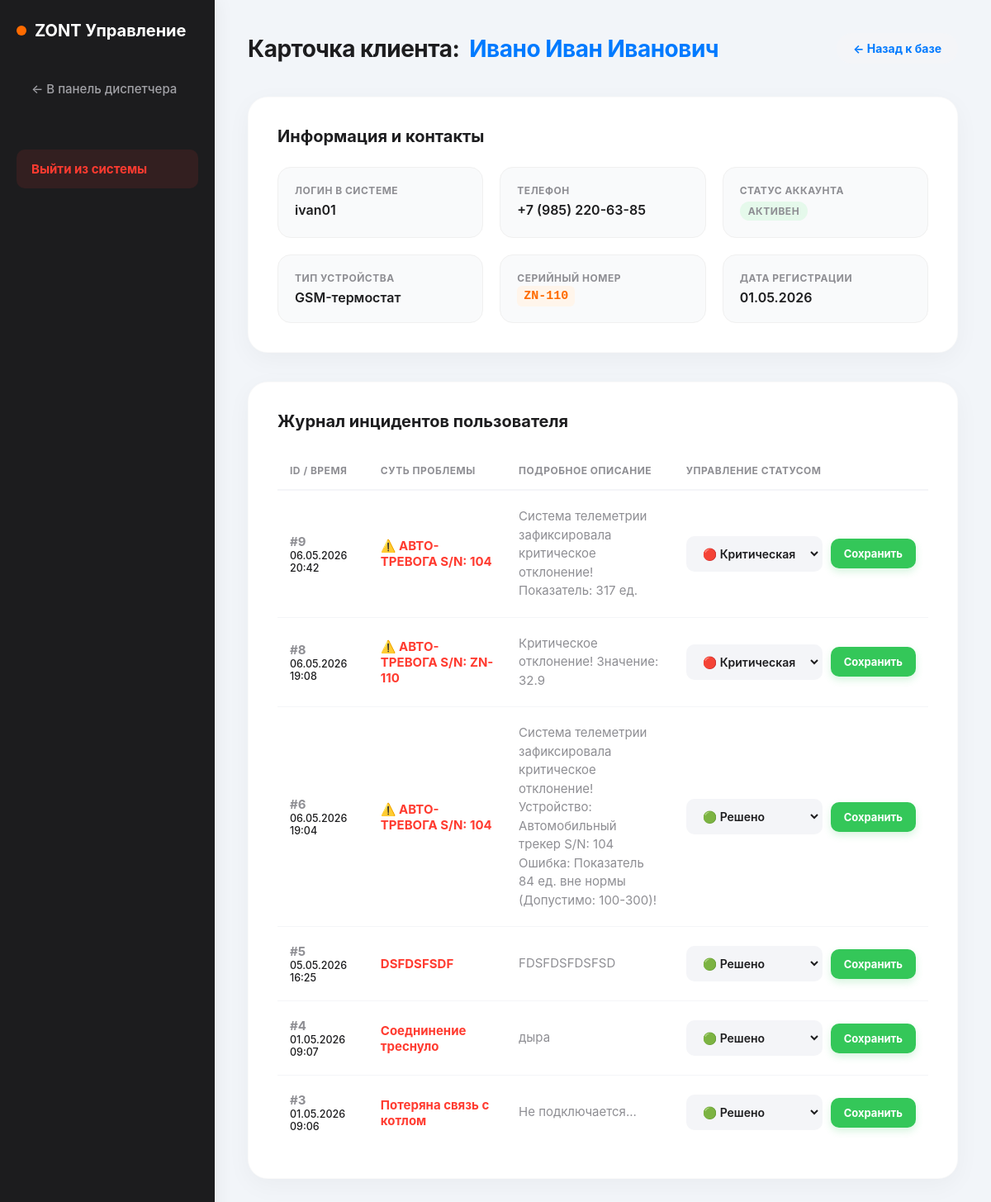
/management/user/6/ (signed in), run on the app's committed database.
### monitoring/models.py (models this page shows, shortened)
class Profile(models.Model):
    user = models.OneToOneField(User, on_delete=models.CASCADE)
    fio = models.CharField(max_length=255, verbose_name="ФИО")
    phone = models.CharField(max_length=20, verbose_name="Телефон")
    DEVICE_TYPES = [
        ('thermostat', 'GSM-термостат'),
        ('controller', 'Контроллер отопления'),
        ('tracker', 'Автомобильный трекер'),
        ('security', 'Охранная система'),
    ]
    device_type = models.CharField(max_length=50, choices=DEVICE_TYPES, verbose_name="Тип оборудования")
    serial_number = models.CharField(max_length=100, verbose_name="Серийный номер")
    is_approved = models.BooleanField(default=False, verbose_name="Аккаунт подтвержден")
    last_metric = models.FloatField(null=True, blank=True, verbose_name="Последняя метрика")
    last_metric_time = models.DateTimeField(auto_now=True, null=True)

class SupportTicket(models.Model):
    STATUS_CHOICES = [
        ('new', 'Новая (Ожидает)'),
        ('in_progress', 'В работе у инженера'),
        ('resolved', 'Решено'),
    ]
    user = models.ForeignKey(User, on_delete=models.CASCADE, verbose_name="Пользователь")
    title = models.CharField(max_length=200, verbose_name="Краткая суть проблемы")
    description = models.TextField(verbose_name="Подробное описание")
    status = models.CharField(max_length=20, choices=STATUS_CHOICES, default='new', verbose_name="Статус")
    created_at = models.DateTimeField(auto_now_add=True, verbose_name="Дата создания")

### monitoring/views.py (the view, shortened to what this page needs)
# urls.py: path('management/user/<int:user_id>/', views.user_history_view, name='user_history'),
@login_required
@user_passes_test(is_admin, login_url='/')
def user_history_view(request, user_id):
    client_user = get_object_or_404(User, id=user_id)
    client_profile = get_object_or_404(Profile, user=client_user)
    client_tickets = SupportTicket.objects.filter(user=client_user).order_by('-created_at')
    return render(request, 'user_history.html', {'client': client_profile, 'tickets': client_tickets})

### monitoring/views.py (called while the page is built)
def is_admin(user):
    return user.is_superuser

### templates/user_history.html (shortened to what this page needs)
﻿<!DOCTYPE html>
<html lang="ru">
<head>
</head>
<body>
    <div class="sidebar">
        <h2>ZONT Управление</h2>
        <nav>
            <a href="{% url 'admin_dashboard' %}">← В панель диспетчера</a>
            <a href="{% url 'logout' %}" style="margin-top: 50px; color: #ff3b30; font-weight: bold; background: rgba(255,59,48,0.1);">Выйти из системы</a>
        </nav>
    </div>
    <div class="main-content">
        <div class="header">
            <h1>Карточка клиента: <span style="color: var(--accent-blue);">{{ client.fio }}</span></h1>
            <a href="{% url 'admin_dashboard' %}" class="btn-back">← Назад к базе</a>
        </div>
        <div class="card">
            <h2>Информация и контакты</h2>
            <div class="client-info">
                <div class="info-block">
                    <span>Логин в системе</span>
                    <div class="value">{{ client.user.username }}</div>
                </div>
                <div class="info-block">
                    <span>Телефон</span>
                    <div class="value">{{ client.phone }}</div>
                </div>
                <div class="info-block">
                    <span>Статус аккаунта</span>
                    <div class="value">
                        {% if client.is_approved %}
                            <span class="status-badge status-active">Активен</span>
                        {% else %}
                            <span class="status-badge status-blocked">Заблокирован</span>
                        {% endif %}
                    </div>
                </div>
                <div class="info-block">
                    <span>Тип устройства</span>
                    <div class="value">{{ client.get_device_type_display }}</div>
                </div>
                <div class="info-block">
                    <span>Серийный номер </span>
                    <div class="value"><code class="sn-code">{{ client.serial_number }}</code></div>
                </div>
                <div class="info-block">
                    <span>Дата регистрации</span>
                    <div class="value">{{ client.user.date_joined|date:"d.m.Y" }}</div>
                </div>
            </div>
        </div>
        <div class="card">
            <h2>Журнал инцидентов пользователя</h2>
            {% if tickets %}
            <table>
                <thead>
                    <tr>
                        <th>ID / Время</th>
                        <th>Суть проблемы</th>
                        <th>Подробное описание</th>
                        <th>Управление статусом</th>
                    </tr>
                </thead>
                <tbody>
                    {% for ticket in tickets %}
                    <tr>
                        <td>
                            <strong style="color: var(--text-muted);">#{{ ticket.id }}</strong><br>
                            <small style="font-weight: 500; color: var(--text-main);">{{ ticket.created_at|date:"d.m.Y H:i" }}</small>
                        </td>
                        <td><strong style="color: var(--danger-red); font-size: 15px;">{{ ticket.title }}</strong></td>
                        <td style="max-width: 350px; line-height: 1.5; color: var(--text-muted);">{{ ticket.description }}</td>
                        <td>
                            <form method="POST" class="status-form">
                                <select name="new_status">
                                    <option value="new" {% if ticket.status == 'new' %}selected{% endif %}>🔴 Критическая</option>
                                    <option value="resolved" {% if ticket.status == 'resolved' %}selected{% endif %}>🟢 Решено</option>
                                </select>
                                <button type="submit" class="btn-save">Сохранить</button>
                            </form>
                        </td>
                    </tr>
                    {% endfor %}
                </tbody>
            </table>
            {% else %}
            <div style="background: #f4f5f8; padding: 30px; border-radius: var(--radius-md); text-align: center; margin-top: 10px;">
                <p style="color: var(--text-muted); font-size: 15px; font-weight: 500;">У этого клиента еще не было зафиксировано поломок или инцидентов.</p>
            </div>
            {% endif %}
        </div>
    </div>
</body>
</html>

### templates/user_history.html (style rules this page uses)
:root { --bg-main: #f2f5f9; --bg-card: #ffffff; --sidebar-bg: #1c1c1e; --sidebar-hover: #2c2c2e; --text-main: #1d1d1f; --text-muted: #8e8e93; --accent-blue: #007aff; --accent-orange: #ff6b00; --danger-red: #ff3b30; --success-green: #34c759; --radius-lg: 24px; --radius-md: 16px; --radius-sm: 10px; --shadow-card: 0 8px 30px rgba(0,0,0,0.04); }
* { box-sizing: border-box; margin: 0; padding: 0; font-family: -apple-system, BlinkMacSystemFont, 'Segoe UI', Roboto, Helvetica, Arial, sans-serif; }
body { background: var(--bg-main); color: var(--text-main); display: flex; min-height: 100vh; -webkit-font-smoothing: antialiased; }
.sidebar { width: 260px; background: var(--sidebar-bg); color: white; padding: 25px 20px; box-shadow: 4px 0 20px rgba(0,0,0,0.05); z-index: 10; }
.sidebar h2 { font-size: 20px; margin-bottom: 35px; color: var(--bg-card); font-weight: 700; display: flex; align-items: center; gap: 10px; }
.sidebar h2::before { content: ''; display: block; width: 12px; height: 12px; background: var(--accent-orange); border-radius: 50%; }
.sidebar nav a { display: block; color: #a1a1a6; text-decoration: none; padding: 14px 18px; margin-bottom: 8px; border-radius: var(--radius-sm); font-size: 15px; font-weight: 500; transition: 0.2s ease; }
.main-content { flex: 1; padding: 40px; overflow-y: auto; }
.header { display: flex; justify-content: space-between; align-items: center; margin-bottom: 40px; }
.header h1 { font-size: 28px; font-weight: 700; letter-spacing: -0.5px; display: flex; align-items: center; gap: 12px; }
.btn-back { background: #f4f5f8; color: var(--accent-blue); padding: 10px 20px; border-radius: 20px; text-decoration: none; font-size: 14px; font-weight: 700; transition: 0.2s; display: inline-flex; align-items: center; gap: 5px; }
.card { background: var(--bg-card); padding: 35px; border-radius: var(--radius-lg); box-shadow: var(--shadow-card); margin-bottom: 35px; border: 1px solid rgba(0,0,0,0.02); }
.card h2 { font-size: 20px; color: var(--text-main); font-weight: 700; margin-bottom: 25px; }
.client-info { display: grid; grid-template-columns: repeat(3, 1fr); gap: 20px; }
.info-block { background: #f9fafb; padding: 20px; border-radius: var(--radius-md); border: 1px solid #f0f0f0; display: flex; flex-direction: column; gap: 6px; }
.info-block span { font-size: 12px; color: var(--text-muted); text-transform: uppercase; font-weight: 700; letter-spacing: 0.5px; }
.info-block .value { font-size: 16px; color: var(--text-main); font-weight: 600; }
.status-badge { display: inline-flex; align-items: center; padding: 4px 10px; border-radius: 20px; font-size: 13px; font-weight: 700; }
.status-active { background: #e5f9eb; color: #1e873d; }
code.sn-code { background: #fff5eb; color: var(--accent-orange); padding: 4px 8px; border-radius: 6px; font-family: monospace; font-size: 15px; }
table { width: 100%; border-collapse: separate; border-spacing: 0; }
th { text-align: left; padding: 15px; color: var(--text-muted); font-size: 12px; font-weight: 700; text-transform: uppercase; letter-spacing: 0.5px; border-bottom: 2px solid #f4f5f8; }
td { padding: 20px 15px; border-bottom: 1px solid #f4f5f8; font-size: 15px; color: var(--text-main); vertical-align: middle; }
tr:last-child td { border-bottom: none; }
.status-form { display: flex; align-items: center; gap: 10px; }
.status-form select { padding: 10px 14px; border: 2px solid transparent; border-radius: var(--radius-sm); font-size: 14px; font-weight: 600; background: #f4f5f8; color: var(--text-main); outline: none; transition: 0.2s; cursor: pointer; }
.btn-save { background: var(--success-green); color: white; border: none; padding: 10px 16px; border-radius: var(--radius-sm); cursor: pointer; font-size: 13px; font-weight: 700; transition: 0.2s; box-shadow: 0 4px 10px rgba(52, 199, 89, 0.2); }

### data on the page
Profile: fio "Ивано Иван Иванович", user.username "ivan01", phone "+7 (985) 220-63-85", device_type "GSM-термостат", serial_number "ZN-110", user.date_joined "01.05.2026"
SupportTicket: id "9", created_at "06.05.2026 20:42", title "⚠️ АВТО-ТРЕВОГА S/N: 104", description "Система телеметрии зафиксировала критическое отклонение! Показатель: 317 ед.", new_status "🔴 Критическая"
SupportTicket: id "8", created_at "06.05.2026 19:08", title "⚠️ АВТО-ТРЕВОГА S/N: ZN-110", description "Критическое отклонение! Значение: 32.9", new_status "🔴 Критическая"
SupportTicket: id "6", created_at "06.05.2026 19:04", title "⚠️ АВТО-ТРЕВОГА S/N: 104", description "Система телеметрии зафиксировала критическое отклонение! Устройство: Автомобильный трекер S/N: 104 Ошибка: Показатель 84 ед. вне нормы (Допустимо: 100-300)!", new_status "🟢 Решено"
SupportTicket: id "5", created_at "05.05.2026 16:25", title "DSFDSFSDF", description "FDSFDSFDSFSD", new_status "🟢 Решено"
SupportTicket: id "4", created_at "01.05.2026 09:07", title "Соеднинение треснуло", description "дыра", new_status "🟢 Решено"
SupportTicket: id "3", created_at "01.05.2026 09:06", title "Потеряна связь с котлом", description "Не подключается...", new_status "🟢 Решено"
